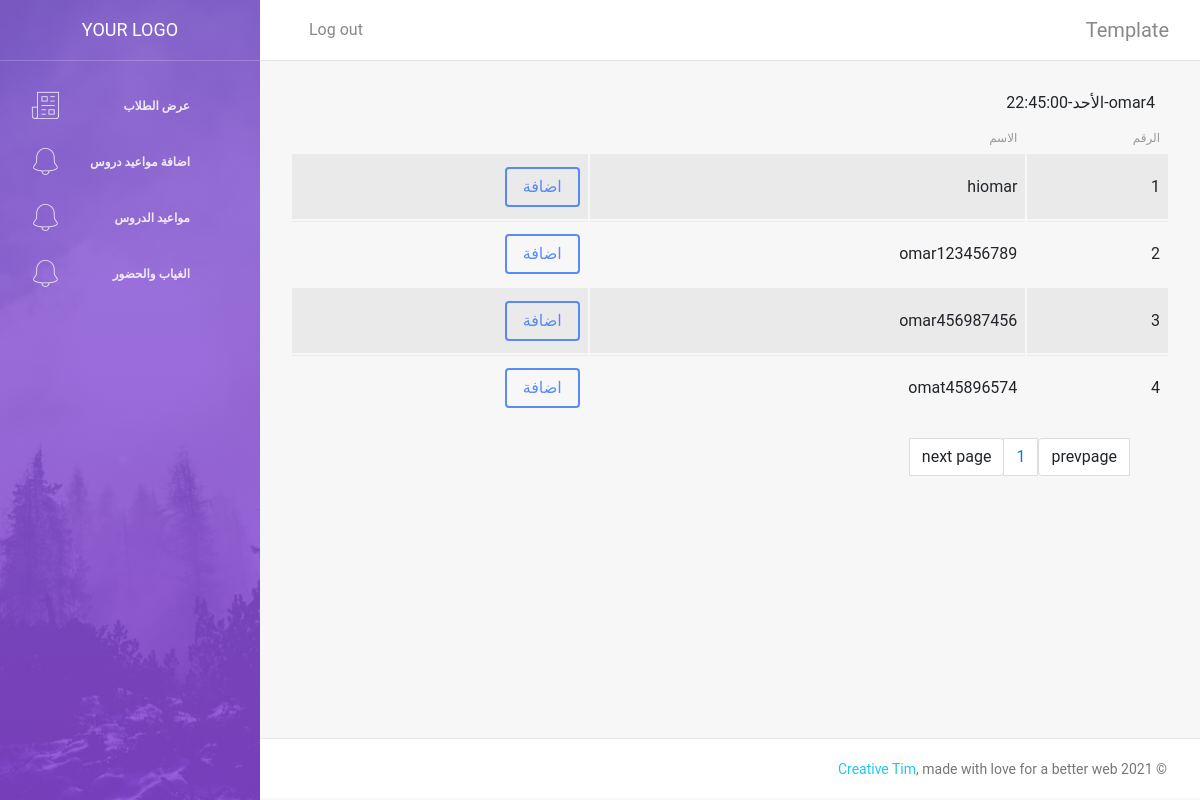
Page /teacher/addstudentlectureform/4 (signed in) on the committed database.
### account/models.py (models this page shows, shortened)
class Lecture(models.Model):
    teacher = models.ForeignKey(Teacher, on_delete=models.CASCADE, related_name='lecture_teacher',null=True,blank=True)
    day=models.CharField(max_length=20,choices=day_choices)
    types = models.CharField(max_length=30,null=True,blank=True)
    hour=models.TimeField(null=True,blank=True)
    def __str__(self):
        return f"{self.teacher.user.username}-{self.day}-{self.hour}"

class Teacher(models.Model):
    user=models.OneToOneField(user, on_delete=models.CASCADE, related_name='teacher')
    manager=models.ForeignKey(Manager, on_delete=models.CASCADE, related_name='manager_teacher',null=True,blank=True)

class user(AbstractUser):
    is_teacher = models.BooleanField(default=False)
    is_student = models.BooleanField(default=False)
    is_manager   = models.BooleanField(default=False)

class Student(models.Model):
    user = models.OneToOneField(user, on_delete=models.CASCADE, related_name='student',null=True,blank=True)
    name=models.CharField(max_length=25, null=True,blank=True)
    teacher = models.ForeignKey(Teacher, on_delete=models.CASCADE, related_name='student_teacher',null=True,blank=True)
    aya = models.ForeignKey(aya, on_delete=models.CASCADE, related_name='student_aya', null=True,blank=True)
    Achievements = models.CharField(max_length=2500, null=True,blank=True)
    barcode = models.CharField(max_length=2500, null=True,blank=True)
    degree=models.ForeignKey(Degree, on_delete=models.CASCADE, related_name='student_degree', null=True,blank=True)
    fathername = models.CharField(max_length=15, null=True, blank=True)
    fathernumber=models.CharField(max_length=20, null=True, blank=True)
    homework=models.CharField(max_length=2500, null=True,blank=True)
    gender=models.CharField(max_length=10,choices=gender_choices, null=True,blank=True)
    notpaid=models.BooleanField(null=True,blank=True)
    resoenofnotpaid=models.CharField(max_length=2500, null=True,blank=True)
    paid=models.BooleanField(null=True,blank=True)
    paymount=models.FloatField(null=True,blank=True)
    birthday=models.DateTimeField(null=True,blank=True)
    startlogin=models.DateTimeField(null=True,blank=True)
    finishlogin=models.DateTimeField(null=True,blank=True)
    def __str__(self):
        return f"{self.name}"

### teacher/views.py (the view)
# urls.py: path("addstudentlectureform/<int:id>",views.addstudentlectureform,name="addstudentlectureform"),
@login_required
@teacher_required
def addstudentlectureform(request,id):
    num = request.GET.get("page", 1)
    lecture=Lecture.objects.filter(id=id).first()
    objects = Student.objects.filter(teacher=lecture.teacher.id)\
        .exclude(student_lecture__in=Student_Lecture.objects.filter(lecture__id=id))\
        .all()
    print(objects)
    pages = Paginator(objects, 50)
    students = pages.page(num)
    context = {}
    '''context["name"] = self.request.GET.get("student__user__username", "")
    context["group"] = self.request.GET.get("group", "")
    context["filter"] = StudentgroupFilterForm(user1=self.request.user,
                                               initial={"student__user__username": context["name"],
                                                        "group": context["group"]})
    '''
    context['students'] = students
    context["pages"] = pages.page_range
    context["lecture"]=lecture
    return render(request, "studentlecture.html", context)

### quranproject/decrorator.py (called while the page is built)
def teacher_required(function=None, redirect_field_name=REDIRECT_FIELD_NAME, login_url='accounts:login'):
    actual_decorator = user_passes_test(
        lambda u:  u.is_teacher,
        login_url=login_url,
        redirect_field_name=redirect_field_name
    )
    if function:
        return actual_decorator(function)
    return actual_decorator

### teacher/templates/studentlecture.html (shortened to what this page needs)
{% extends 'base.html' %}
{% block content %}
 <div class="col-md-12" >
     {{lecture}}
     <div class="content table-responsive table-full-width">
    <table id="studenttable" class="table table-hover table-striped" data-page-length='100' >
      <thead class="thead-light">
        <tr>
          <th>الرقم</th>
          <th>الاسم</th>
<th></th>
        </tr>
      </thead>
      <tbody>
      {% for student in students.object_list %}
      <tr>
       <td>{{forloop.counter}}</td>
          <td>{{student.user.username}}</td>
<td>
    <button  class='btn btn-primary'
       onclick="addstudent({{student.id}},{{lecture.id}})"
       id="{{student.id}}">اضافة</button></td>
     </tr>
      {% endfor %}
      </tbody>
    </table>
     </div>
 </div>
<div>
      <ul class="pagination" id="pagin">
          {% if students.has_previous %}
           <li class="page-item">
        <a class="page-link link-page" href="?page={{students.previous_page_number}}" style="display:inline-block" >prevpage</a>
    </li>
          {% else %}
           <li class="page-item">
        <a class="page-link link-page notvalid"  style="display:inline-block" disabled>prevpage</a>
    </li>
          {% endif %}
          {% for page in pages %}
    <li class="page-item">
        <a class="page-link link-page" href="?page={{page}}" style="display:none" >{{page}}</a>
    </li>
          {% endfor %}
         {% if students.has_next %}
           <li class="page-item">
        <a class="page-link link-page" href="?page={{students.next_page_number}}" style="display:inline-block" >nextpage</a>
    </li>
          {% else %}
           <li class="page-item">
        <a class="page-link link-page notvalid"  style="display:inline-block" disabled>next page</a>
    </li>
          {% endif %}
  </ul>
  </div>
{% endblock content %}

### templates/base.html (style rules this page uses)
.table>thead>tr>th { text-align: right !important; }
table { border-collapse: separate; }

### teacher/templates/studentlecture.html (style rules this page uses)
.notvalid { cursor: no-drop; }

### rows in the picture
Lecture: teacher+day+hour "omar4-الأحد-22:45:00"
Student: user.username "hiomar"
Student: user.username "omar123456789"
Student: user.username "omar456987456"
Student: user.username "omat45896574"

### other values in the picture
{{ page }} "1"
